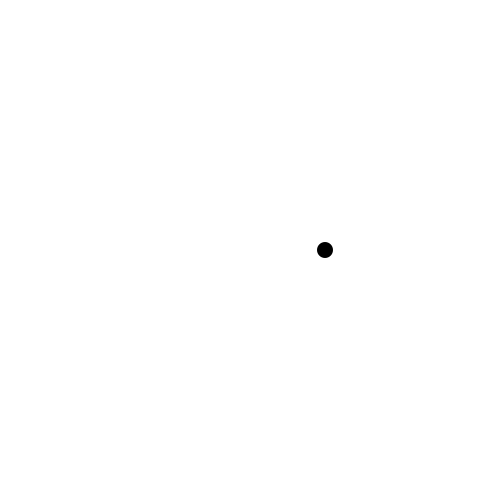
Frame 1 (no input)
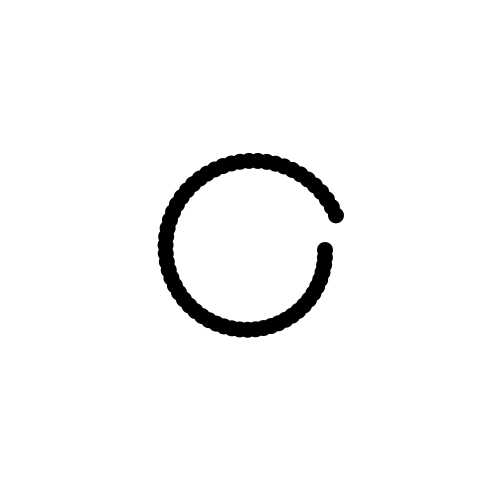
Frame 60 (the mouse pressed at the canvas centre just before this capture)
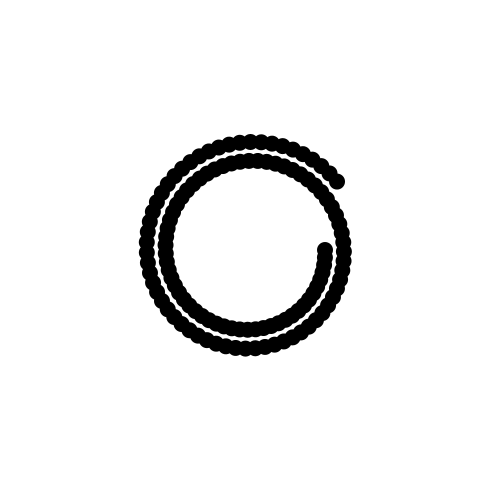
Frame 120 (the mouse held since frame 60 and released just before this capture)

The Processing sketch that drew these frames (run headless with seeded random() and noise(); from frame 60 on, the mouse is pressed at the canvas centre):

// Processing sketch: oscillationSpiralPlots
// ── oscillationSpiralPlots.pde
float r = 75;
float theta = 0;

void setup() {
  size(500, 500);
  background(255);
}

void draw() {
  float x = r * cos(theta);
  float y = r * sin(theta);
  
  noStroke();
  fill(0);
  ellipse(x+width/2, y+height/2, 16, 16);
  theta += 0.1;
  r += 0.3;
}
